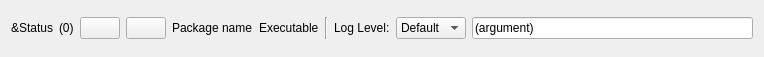
<?xml version="1.0" encoding="UTF-8"?>
<ui version="4.0">
 <class>NodeWidget</class>
 <widget class="QWidget" name="NodeWidget">
  <property name="geometry">
   <rect>
    <x>0</x>
    <y>0</y>
    <width>764</width>
    <height>57</height>
   </rect>
  </property>
  <property name="minimumSize">
   <size>
    <width>300</width>
    <height>30</height>
   </size>
  </property>
  <property name="windowTitle">
   <string>ROS Launch GUI</string>
  </property>
  <layout class="QVBoxLayout" name="_vlayout">
   <item>
    <layout class="QHBoxLayout" name="horizontalLayout">
     <item>
      <widget class="QLabel" name="_label_nodename">
       <property name="toolTip">
        <string>Node name</string>
       </property>
       <property name="text">
        <string>&amp;Status</string>
       </property>
      </widget>
     </item>
     <item>
      <widget class="QLabel" name="label_spawncount">
       <property name="toolTip">
        <string>#spawned so far</string>
       </property>
       <property name="text">
        <string>(0)</string>
       </property>
      </widget>
     </item>
     <item>
      <widget class="QPushButton" name="_pushbutton_start_stop_node">
       <property name="toolTip">
        <string>Start node</string>
       </property>
       <property name="icon">
        <iconset theme="QStyle.SP_MediaPlay">
         <normaloff>.</normaloff>.</iconset>
       </property>
       <property name="checkable">
        <bool>true</bool>
       </property>
      </widget>
     </item>
     <item>
      <widget class="QPushButton" name="_respawn_toggle">
       <property name="toolTip">
        <string>Reload</string>
       </property>
       <property name="icon">
        <iconset theme="QStyle::SP_BrowserReload">
         <normaloff>.</normaloff>.</iconset>
       </property>
       <property name="checkable">
        <bool>true</bool>
       </property>
      </widget>
     </item>
     <item>
      <widget class="QLabel" name="_label_pkg_name">
       <property name="toolTip">
        <string>Pkg name</string>
       </property>
       <property name="text">
        <string>Package name</string>
       </property>
      </widget>
     </item>
     <item>
      <widget class="QLabel" name="_label_name_executable">
       <property name="toolTip">
        <string>Executable name</string>
       </property>
       <property name="text">
        <string>Executable</string>
       </property>
      </widget>
     </item>
     <item>
      <widget class="Line" name="line">
       <property name="orientation">
        <enum>Qt::Vertical</enum>
       </property>
      </widget>
     </item>
     <item>
      <widget class="QLabel" name="label">
       <property name="text">
        <string>Log Level:</string>
       </property>
      </widget>
     </item>
     <item>
      <widget class="QComboBox" name="_comboBox_log_level">
       <item>
        <property name="text">
         <string>Default</string>
        </property>
       </item>
       <item>
        <property name="text">
         <string>Debug</string>
        </property>
       </item>
       <item>
        <property name="text">
         <string>Info</string>
        </property>
       </item>
       <item>
        <property name="text">
         <string>Warn</string>
        </property>
       </item>
       <item>
        <property name="text">
         <string>Error</string>
        </property>
       </item>
       <item>
        <property name="text">
         <string>Fatal</string>
        </property>
       </item>
      </widget>
     </item>
     <item>
      <widget class="QLineEdit" name="_lineEdit_launch_args">
       <property name="text">
        <string>(argument)</string>
       </property>
      </widget>
     </item>
    </layout>
   </item>
  </layout>
 </widget>
 <resources/>
 <connections/>
</ui>
